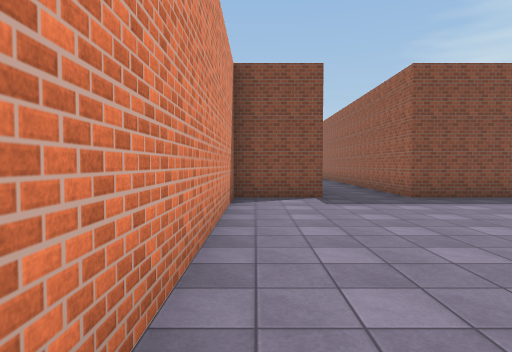
view 1 (above)

16 first-person views from a walk through a scene from a Unity 3-D project. The camera is 1.5 m above the floor, tilts 2° down and sees 75° across. The floor is counted in squares, 2 m on a side. Each view is taken from the middle of a square. On the plan, view 1 faces up. The plan holds only what a view shows up to about 11 squares ahead; the rest is blank. The place goes on beyond the plan. Surface patterns are stand-ins for the level's own textures.

view 2
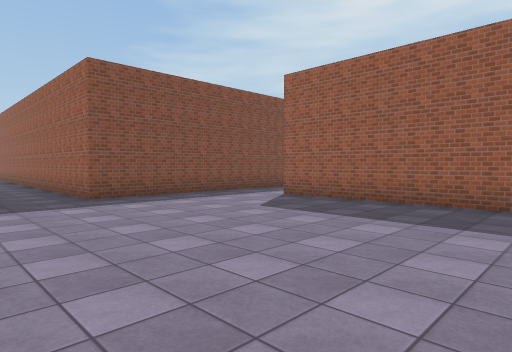

view 3
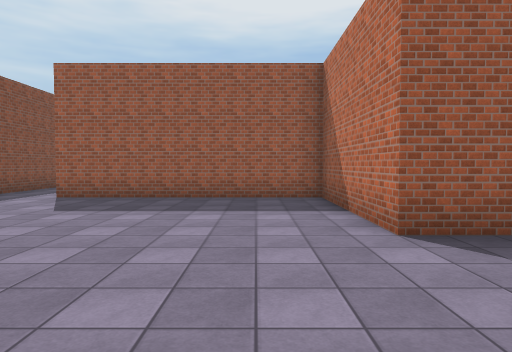

view 4
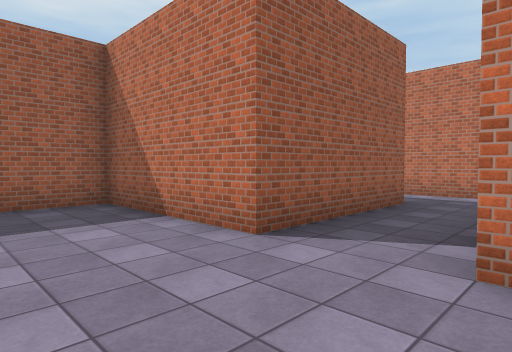

view 5
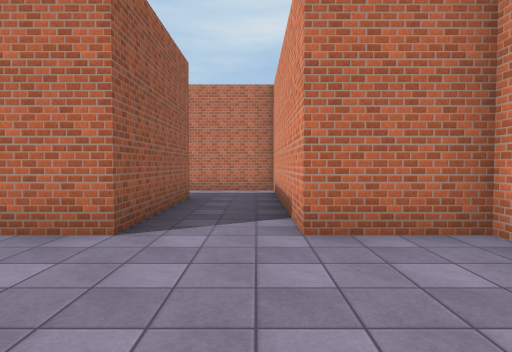

view 6
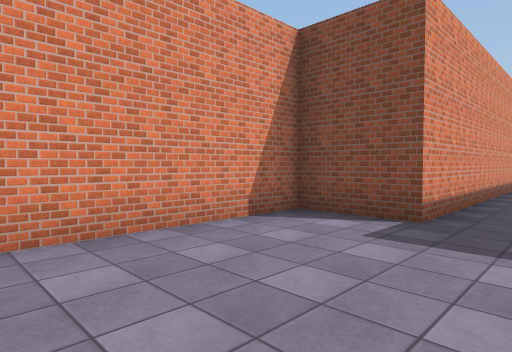

view 7
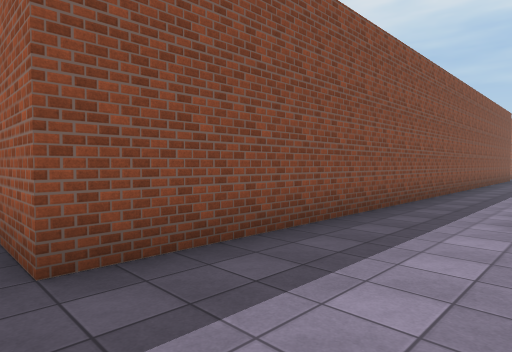

view 8
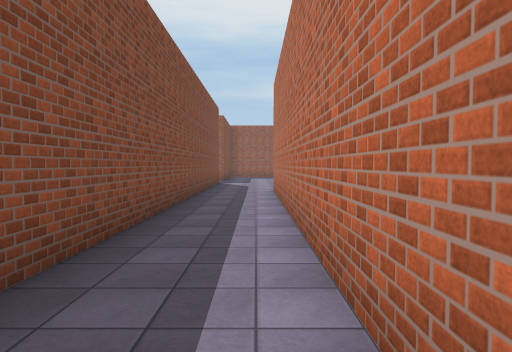

view 9
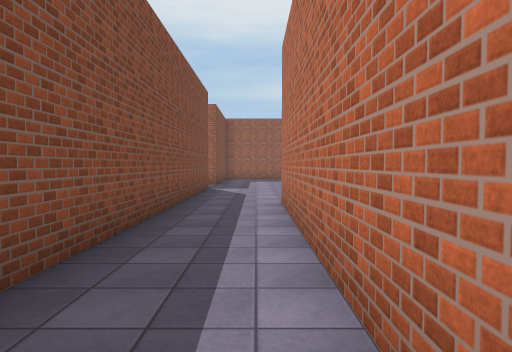

view 10
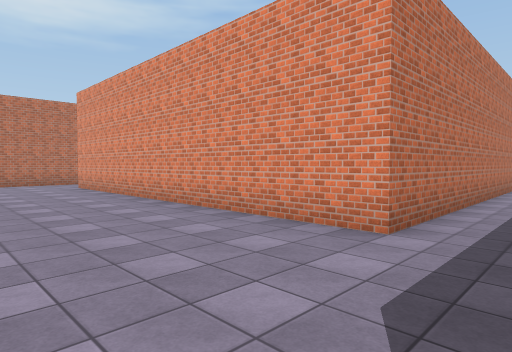

view 11
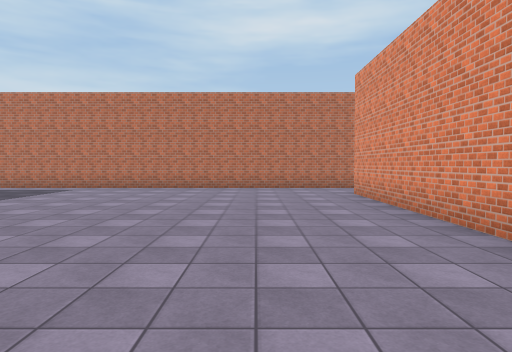

view 12
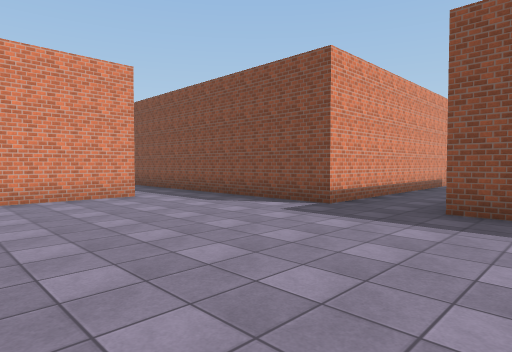

view 13
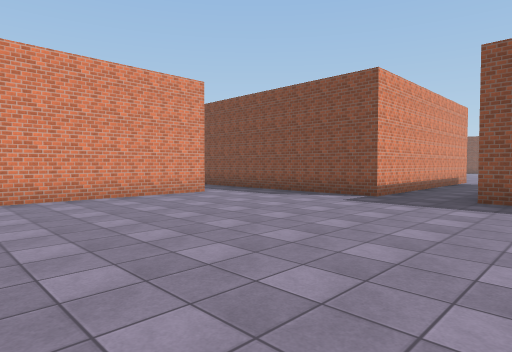

view 14
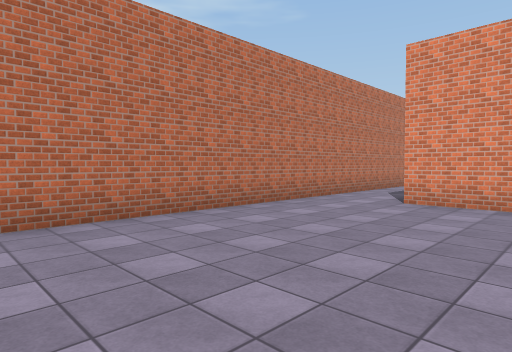

view 15
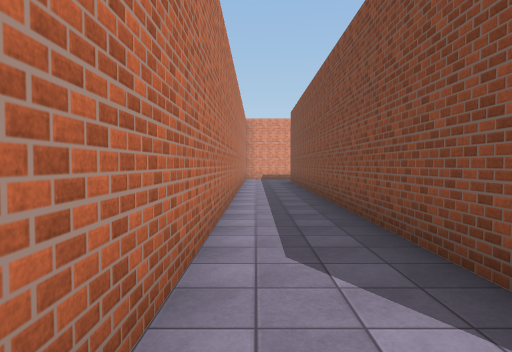

view 16
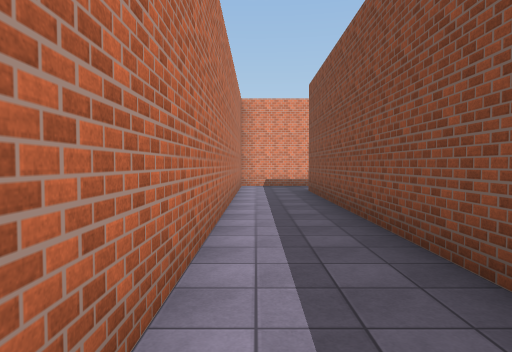

### Floor plan
Points are (right, up) in squares from view 1. A wall is a line through its corners. A room is listed if a view was taken in it or the views show most of it. See-through windows are left out.
Room 1 (views 1, 2, 3, 4, 5, 6, 7, 8, 9, 15, 16)
walls: (8.6, 5.5) (17.5, 5.5); (1.5, 14.4) (1.5, 7.5) (-0.5, 7.5) (-0.5, -0.5) (1.5, -0.5) (1.5, -6.5) (18.5, -6.5); (18.5, 7.5) (3.5, 7.5) (3.5, 13.1); (16.1, -4.5) (3.5, -4.5) (3.5, -0.5) (7.5, -0.5) (7.5, 5.5)
ways out: opening at (17.5, -5.5) to room 2; opening at (18, 6.5) to room 2
Room 2 (views 10, 11, 12, 13, 14)
walls: (17.5, 5.5) (17.5, -4.5); (24.4, 7.5) (23.5, 7.5); (18.5, -6.5) (25.5, -6.5); (21.5, 14.1) (21.5, 7.5) (18.5, 7.5)
ways out: opening at (17.5, -5.5) to room 1; opening at (18, 6.5) to room 1

Where each view was taken, in squares from view 1:
view 1: 0 up, 0 right, facing up
view 2: 0 up, 1 right, facing up-right
view 3: 1 up, 0 right, facing right
view 4: 2 up, 1 right, facing down-right
view 5: 3 up, 2 right, facing down
view 6: 3 up, 3 right, facing up-left
view 7: 5 up, 3 right, facing up-right
view 8: 6 up, 8 right, facing right
view 9: 6 up, 11 right, facing right
view 10: 7 up, 21 right, facing down-left
view 11: 4 up, 20 right, facing down
view 12: 2 up, 25 right, facing up-left
view 13: 0 up, 25 right, facing up-left
view 14: 2 down, 24 right, facing down-left
view 15: 6 down, 18 right, facing left
view 16: 6 down, 13 right, facing left
